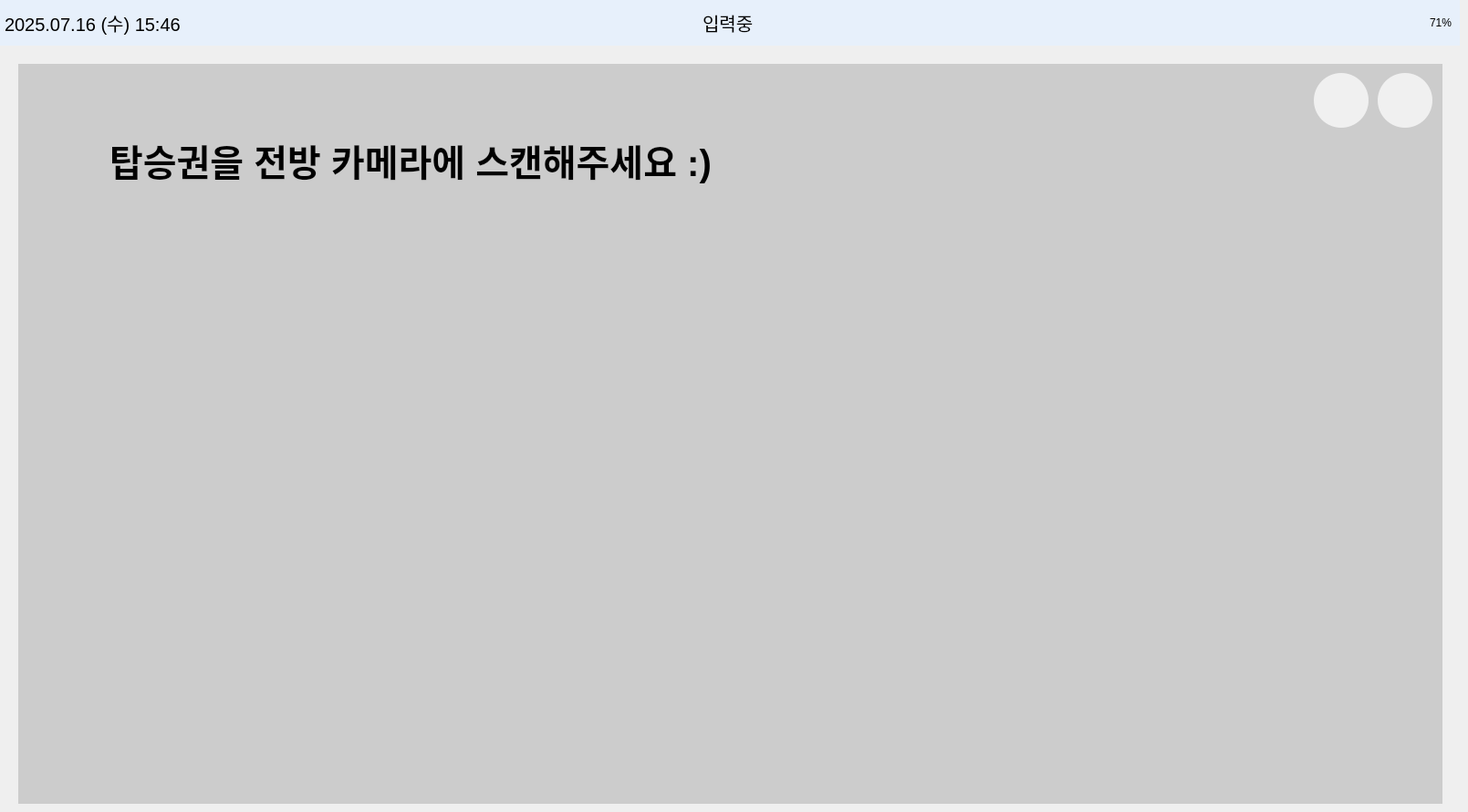
    <widget class="QWidget" name="page_scan">
     <widget class="QLabel" name="label_camera_area2">
      <property name="geometry">
       <rect>
        <x>20</x>
        <y>70</y>
        <width>1561</width>
        <height>811</height>
       </rect>
      </property>
      <property name="palette">
       <palette>
        <active>
         <colorrole role="Button">
          <brush brushstyle="SolidPattern">
           <color alpha="255">
            <red>204</red>
            <green>204</green>
            <blue>204</blue>
           </color>
          </brush>
         </colorrole>
         <colorrole role="Base">
          <brush brushstyle="SolidPattern">
           <color alpha="255">
            <red>204</red>
            <green>204</green>
            <blue>204</blue>
           </color>
          </brush>
         </colorrole>
         <colorrole role="Window">
          <brush brushstyle="SolidPattern">
           <color alpha="255">
            <red>204</red>
            <green>204</green>
            <blue>204</blue>
           </color>
          </brush>
         </colorrole>
        </active>
        <inactive>
         <colorrole role="Button">
          <brush brushstyle="SolidPattern">
           <color alpha="255">
            <red>204</red>
            <green>204</green>
            <blue>204</blue>
           </color>
          </brush>
         </colorrole>
         <colorrole role="Base">
          <brush brushstyle="SolidPattern">
           <color alpha="255">
            <red>204</red>
            <green>204</green>
            <blue>204</blue>
           </color>
          </brush>
         </colorrole>
         <colorrole role="Window">
          <brush brushstyle="SolidPattern">
           <color alpha="255">
            <red>204</red>
            <green>204</green>
            <blue>204</blue>
           </color>
          </brush>
         </colorrole>
        </inactive>
        <disabled>
         <colorrole role="Button">
          <brush brushstyle="SolidPattern">
           <color alpha="255">
            <red>204</red>
            <green>204</green>
            <blue>204</blue>
           </color>
          </brush>
         </colorrole>
         <colorrole role="Base">
          <brush brushstyle="SolidPattern">
           <color alpha="255">
            <red>204</red>
            <green>204</green>
            <blue>204</blue>
           </color>
          </brush>
         </colorrole>
         <colorrole role="Window">
          <brush brushstyle="SolidPattern">
           <color alpha="255">
            <red>204</red>
            <green>204</green>
            <blue>204</blue>
           </color>
          </brush>
         </colorrole>
        </disabled>
       </palette>
      </property>
      <property name="styleSheet">
       <string notr="true">background-color: #cccccc;</string>
      </property>
     </widget>
     <widget class="QFrame" name="topbar2">
      <property name="geometry">
       <rect>
        <x>0</x>
        <y>0</y>
        <width>1600</width>
        <height>50</height>
       </rect>
      </property>
      <property name="palette">
       <palette>
        <active>
         <colorrole role="WindowText">
          <brush brushstyle="SolidPattern">
           <color alpha="255">
            <red>0</red>
            <green>0</green>
            <blue>0</blue>
           </color>
          </brush>
         </colorrole>
         <colorrole role="Button">
          <brush brushstyle="SolidPattern">
           <color alpha="255">
            <red>231</red>
            <green>240</green>
            <blue>251</blue>
           </color>
          </brush>
         </colorrole>
         <colorrole role="Light">
          <brush brushstyle="SolidPattern">
           <color alpha="255">
            <red>255</red>
            <green>116</green>
            <blue>116</blue>
           </color>
          </brush>
         </colorrole>
         <colorrole role="Midlight">
          <brush brushstyle="SolidPattern">
           <color alpha="255">
            <red>247</red>
            <green>63</green>
            <blue>63</blue>
           </color>
          </brush>
         </colorrole>
         <colorrole role="Dark">
          <brush brushstyle="SolidPattern">
           <color alpha="255">
            <red>120</red>
            <green>6</green>
            <blue>6</blue>
           </color>
          </brush>
         </colorrole>
         <colorrole role="Mid">
          <brush brushstyle="SolidPattern">
           <color alpha="255">
            <red>160</red>
            <green>7</green>
            <blue>7</blue>
           </color>
          </brush>
         </colorrole>
         <colorrole role="Text">
          <brush brushstyle="SolidPattern">
           <color alpha="255">
            <red>0</red>
            <green>0</green>
            <blue>0</blue>
           </color>
          </brush>
         </colorrole>
         <colorrole role="BrightText">
          <brush brushstyle="SolidPattern">
           <color alpha="255">
            <red>255</red>
            <green>255</green>
            <blue>255</blue>
           </color>
          </brush>
         </colorrole>
         <colorrole role="ButtonText">
          <brush brushstyle="SolidPattern">
           <color alpha="255">
            <red>0</red>
            <green>0</green>
            <blue>0</blue>
           </color>
          </brush>
         </colorrole>
         <colorrole role="Base">
          <brush brushstyle="SolidPattern">
           <color alpha="255">
            <red>231</red>
            <green>240</green>
            <blue>251</blue>
           </color>
          </brush>
         </colorrole>
         <colorrole role="Window">
          <brush brushstyle="SolidPattern">
           <color alpha="255">
            <red>231</red>
            <green>240</green>
            <blue>251</blue>
           </color>
          </brush>
         </colorrole>
         <colorrole role="Shadow">
          <brush brushstyle="SolidPattern">
           <color alpha="255">
            <red>0</red>
            <green>0</green>
            <blue>0</blue>
           </color>
          </brush>
         </colorrole>
         <colorrole role="AlternateBase">
          <brush brushstyle="SolidPattern">
           <color alpha="255">
            <red>247</red>
            <green>133</green>
            <blue>133</blue>
           </color>
          </brush>
         </colorrole>
         <colorrole role="ToolTipBase">
          <brush brushstyle="SolidPattern">
           <color alpha="255">
            <red>255</red>
            <green>255</green>
            <blue>220</blue>
           </color>
          </brush>
         </colorrole>
         <colorrole role="ToolTipText">
          <brush brushstyle="SolidPattern">
           <color alpha="255">
            <red>0</red>
            <green>0</green>
            <blue>0</blue>
           </color>
          </brush>
         </colorrole>
         <colorrole role="PlaceholderText">
          <brush brushstyle="SolidPattern">
           <color alpha="128">
            <red>0</red>
            <green>0</green>
            <blue>0</blue>
           </color>
          </brush>
         </colorrole>
        </active>
        <inactive>
         <colorrole role="WindowText">
          <brush brushstyle="SolidPattern">
           <color alpha="255">
            <red>0</red>
            <green>0</green>
            <blue>0</blue>
           </color>
          </brush>
         </colorrole>
         <colorrole role="Button">
          <brush brushstyle="SolidPattern">
           <color alpha="255">
            <red>231</red>
            <green>240</green>
            <blue>251</blue>
           </color>
          </brush>
         </colorrole>
         <colorrole role="Light">
          <brush brushstyle="SolidPattern">
           <color alpha="255">
            <red>255</red>
            <green>116</green>
            <blue>116</blue>
           </color>
          </brush>
         </colorrole>
         <colorrole role="Midlight">
          <brush brushstyle="SolidPattern">
           <color alpha="255">
            <red>247</red>
            <green>63</green>
            <blue>63</blue>
           </color>
          </brush>
         </colorrole>
         <colorrole role="Dark">
          <brush brushstyle="SolidPattern">
           <color alpha="255">
            <red>120</red>
            <green>6</green>
            <blue>6</blue>
           </color>
          </brush>
         </colorrole>
         <colorrole role="Mid">
          <brush brushstyle="SolidPattern">
           <color alpha="255">
            <red>160</red>
            <green>7</green>
            <blue>7</blue>
           </color>
          </brush>
         </colorrole>
         <colorrole role="Text">
          <brush brushstyle="SolidPattern">
           <color alpha="255">
            <red>0</red>
            <green>0</green>
            <blue>0</blue>
           </color>
          </brush>
         </colorrole>
         <colorrole role="BrightText">
          <brush brushstyle="SolidPattern">
           <color alpha="255">
            <red>255</red>
            <green>255</green>
            <blue>255</blue>
           </color>
          </brush>
         </colorrole>
         <colorrole role="ButtonText">
          <brush brushstyle="SolidPattern">
           <color alpha="255">
            <red>0</red>
            <green>0</green>
            <blue>0</blue>
           </color>
          </brush>
         </colorrole>
         <colorrole role="Base">
          <brush brushstyle="SolidPattern">
           <color alpha="255">
            <red>231</red>
            <green>240</green>
            <blue>251</blue>
           </color>
          </brush>
         </colorrole>
         <colorrole role="Window">
          <brush brushstyle="SolidPattern">
           <color alpha="255">
            <red>231</red>
            <green>240</green>
            <blue>251</blue>
           </color>
          </brush>
         </colorrole>
         <colorrole role="Shadow">
          <brush brushstyle="SolidPattern">
           <color alpha="255">
            <red>0</red>
            <green>0</green>
            <blue>0</blue>
           </color>
          </brush>
         </colorrole>
         <colorrole role="AlternateBase">
          <brush brushstyle="SolidPattern">
           <color alpha="255">
            <red>247</red>
            <green>133</green>
            <blue>133</blue>
           </color>
          </brush>
         </colorrole>
         <colorrole role="ToolTipBase">
          <brush brushstyle="SolidPattern">
           <color alpha="255">
            <red>255</red>
            <green>255</green>
            <blue>220</blue>
           </color>
          </brush>
         </colorrole>
         <colorrole role="ToolTipText">
          <brush brushstyle="SolidPattern">
           <color alpha="255">
            <red>0</red>
            <green>0</green>
            <blue>0</blue>
           </color>
          </brush>
         </colorrole>
         <colorrole role="PlaceholderText">
          <brush brushstyle="SolidPattern">
           <color alpha="128">
            <red>0</red>
            <green>0</green>
            <blue>0</blue>
           </color>
          </brush>
         </colorrole>
        </inactive>
        <disabled>
         <colorrole role="WindowText">
          <brush brushstyle="SolidPattern">
           <color alpha="255">
            <red>120</red>
            <green>6</green>
            <blue>6</blue>
           </color>
          </brush>
         </colorrole>
         <colorrole role="Button">
          <brush brushstyle="SolidPattern">
           <color alpha="255">
            <red>231</red>
            <green>240</green>
            <blue>251</blue>
           </color>
          </brush>
         </colorrole>
         <colorrole role="Light">
          <brush brushstyle="SolidPattern">
           <color alpha="255">
            <red>255</red>
            <green>116</green>
            <blue>116</blue>
           </color>
          </brush>
         </colorrole>
         <colorrole role="Midlight">
          <brush brushstyle="SolidPattern">
           <color alpha="255">
            <red>247</red>
            <green>63</green>
            <blue>63</blue>
           </color>
          </brush>
         </colorrole>
         <colorrole role="Dark">
          <brush brushstyle="SolidPattern">
           <color alpha="255">
            <red>120</red>
            <green>6</green>
            <blue>6</blue>
           </color>
          </brush>
         </colorrole>
         <colorrole role="Mid">
          <brush brushstyle="SolidPattern">
           <color alpha="255">
            <red>160</red>
            <green>7</green>
            <blue>7</blue>
           </color>
          </brush>
         </colorrole>
         <colorrole role="Text">
          <brush brushstyle="SolidPattern">
           <color alpha="255">
            <red>120</red>
            <green>6</green>
            <blue>6</blue>
           </color>
          </brush>
         </colorrole>
         <colorrole role="BrightText">
          <brush brushstyle="SolidPattern">
           <color alpha="255">
            <red>255</red>
            <green>255</green>
            <blue>255</blue>
           </color>
          </brush>
         </colorrole>
         <colorrole role="ButtonText">
          <brush brushstyle="SolidPattern">
           <color alpha="255">
            <red>120</red>
            <green>6</green>
            <blue>6</blue>
           </color>
          </brush>
         </colorrole>
         <colorrole role="Base">
          <brush brushstyle="SolidPattern">
           <color alpha="255">
            <red>231</red>
            <green>240</green>
            <blue>251</blue>
           </color>
          </brush>
         </colorrole>
         <colorrole role="Window">
          <brush brushstyle="SolidPattern">
           <color alpha="255">
            <red>231</red>
            <green>240</green>
            <blue>251</blue>
           </color>
          </brush>
         </colorrole>
         <colorrole role="Shadow">
          <brush brushstyle="SolidPattern">
           <color alpha="255">
            <red>0</red>
            <green>0</green>
            <blue>0</blue>
           </color>
          </brush>
         </colorrole>
         <colorrole role="AlternateBase">
          <brush brushstyle="SolidPattern">
           <color alpha="255">
            <red>240</red>
            <green>11</green>
            <blue>11</blue>
           </color>
          </brush>
         </colorrole>
         <colorrole role="ToolTipBase">
          <brush brushstyle="SolidPattern">
           <color alpha="255">
            <red>255</red>
            <green>255</green>
            <blue>220</blue>
           </color>
          </brush>
         </colorrole>
         <colorrole role="ToolTipText">
          <brush brushstyle="SolidPattern">
           <color alpha="255">
            <red>0</red>
            <green>0</green>
            <blue>0</blue>
           </color>
          </brush>
         </colorrole>
         <colorrole role="PlaceholderText">
          <brush brushstyle="SolidPattern">
           <color alpha="128">
            <red>0</red>
            <green>0</green>
            <blue>0</blue>
           </color>
          </brush>
         </colorrole>
        </disabled>
       </palette>
      </property>
      <property name="styleSheet">
       <string>background-color: #e7f0fb;</string>
      </property>
      <widget class="QLabel" name="label_datetime2">
       <property name="geometry">
        <rect>
         <x>5</x>
         <y>0</y>
         <width>331</width>
         <height>50</height>
        </rect>
       </property>
       <property name="font">
        <font>
         <pointsize>15</pointsize>
        </font>
       </property>
       <property name="text">
        <string>2025.07.16 (수) 15:46</string>
       </property>
      </widget>
      <widget class="QLabel" name="label_battery2">
       <property name="geometry">
        <rect>
         <x>1470</x>
         <y>0</y>
         <width>121</width>
         <height>50</height>
        </rect>
       </property>
       <property name="text">
        <string>71%</string>
       </property>
       <property name="alignment">
        <set>Qt::AlignRight|Qt::AlignTrailing|Qt::AlignVCenter</set>
       </property>
      </widget>
      <widget class="QLabel" name="label_status2">
       <property name="geometry">
        <rect>
         <x>770</x>
         <y>0</y>
         <width>141</width>
         <height>50</height>
        </rect>
       </property>
       <property name="font">
        <font>
         <pointsize>15</pointsize>
         <weight>50</weight>
         <bold>false</bold>
        </font>
       </property>
       <property name="text">
        <string>입력중</string>
       </property>
      </widget>
      <widget class="QLabel" name="label_image2">
       <property name="geometry">
        <rect>
         <x>690</x>
         <y>0</y>
         <width>71</width>
         <height>50</height>
        </rect>
       </property>
       <property name="text">
        <string/>
       </property>
       <property name="pixmap">
        <pixmap>icon/입력중.png</pixmap>
       </property>
       <property name="scaledContents">
        <bool>true</bool>
       </property>
      </widget>
     </widget>
     <widget class="QLabel" name="label_scan_text2">
      <property name="geometry">
       <rect>
        <x>120</x>
        <y>110</y>
        <width>1021</width>
        <height>131</height>
       </rect>
      </property>
      <property name="font">
       <font>
        <pointsize>30</pointsize>
        <weight>75</weight>
        <bold>true</bold>
       </font>
      </property>
      <property name="styleSheet">
       <string notr="true">background-color: rgba(255, 255, 255, 0);</string>
      </property>
      <property name="text">
       <string>탑승권을 전방 카메라에 스캔해주세요 :)</string>
      </property>
      <property name="alignment">
       <set>Qt::AlignLeading|Qt::AlignLeft|Qt::AlignVCenter</set>
      </property>
     </widget>
     <widget class="QPushButton" name="btn_home2">
      <property name="geometry">
       <rect>
        <x>1440</x>
        <y>80</y>
        <width>60</width>
        <height>60</height>
       </rect>
      </property>
      <property name="palette">
       <palette>
        <active>
         <colorrole role="Button">
          <brush brushstyle="SolidPattern">
           <color alpha="255">
            <red>240</red>
            <green>240</green>
            <blue>240</blue>
           </color>
          </brush>
         </colorrole>
         <colorrole role="Base">
          <brush brushstyle="SolidPattern">
           <color alpha="255">
            <red>240</red>
            <green>240</green>
            <blue>240</blue>
           </color>
          </brush>
         </colorrole>
         <colorrole role="Window">
          <brush brushstyle="SolidPattern">
           <color alpha="255">
            <red>240</red>
            <green>240</green>
            <blue>240</blue>
           </color>
          </brush>
         </colorrole>
        </active>
        <inactive>
         <colorrole role="Button">
          <brush brushstyle="SolidPattern">
           <color alpha="255">
            <red>240</red>
            <green>240</green>
            <blue>240</blue>
           </color>
          </brush>
         </colorrole>
         <colorrole role="Base">
          <brush brushstyle="SolidPattern">
           <color alpha="255">
            <red>240</red>
            <green>240</green>
            <blue>240</blue>
           </color>
          </brush>
         </colorrole>
         <colorrole role="Window">
          <brush brushstyle="SolidPattern">
           <color alpha="255">
            <red>240</red>
            <green>240</green>
            <blue>240</blue>
           </color>
          </brush>
         </colorrole>
        </inactive>
        <disabled>
         <colorrole role="Button">
          <brush brushstyle="SolidPattern">
           <color alpha="255">
            <red>240</red>
            <green>240</green>
            <blue>240</blue>
           </color>
          </brush>
         </colorrole>
         <colorrole role="Base">
          <brush brushstyle="SolidPattern">
           <color alpha="255">
            <red>240</red>
            <green>240</green>
            <blue>240</blue>
           </color>
          </brush>
         </colorrole>
         <colorrole role="Window">
          <brush brushstyle="SolidPattern">
           <color alpha="255">
            <red>240</red>
            <green>240</green>
            <blue>240</blue>
           </color>
          </brush>
         </colorrole>
        </disabled>
       </palette>
      </property>
      <property name="styleSheet">
       <string notr="true">QPushButton {
    border: none;
    border-radius: 30px;
    background-color: #F0F0F0;
}</string>
      </property>
      <property name="text">
       <string/>
      </property>
      <property name="icon">
       <iconset>
        <normaloff>icon/home.png</normaloff>icon/home.png</iconset>
      </property>
      <property name="iconSize">
       <size>
        <width>40</width>
        <height>40</height>
       </size>
      </property>
     </widget>
     <widget class="QPushButton" name="btn_back2">
      <property name="geometry">
       <rect>
        <x>1510</x>
        <y>80</y>
        <width>60</width>
        <height>60</height>
       </rect>
      </property>
      <property name="palette">
       <palette>
        <active>
         <colorrole role="Button">
          <brush brushstyle="SolidPattern">
           <color alpha="255">
            <red>240</red>
            <green>240</green>
            <blue>240</blue>
           </color>
          </brush>
         </colorrole>
         <colorrole role="Base">
          <brush brushstyle="SolidPattern">
           <color alpha="255">
            <red>240</red>
            <green>240</green>
            <blue>240</blue>
           </color>
          </brush>
         </colorrole>
         <colorrole role="Window">
          <brush brushstyle="SolidPattern">
           <color alpha="255">
            <red>240</red>
            <green>240</green>
            <blue>240</blue>
           </color>
          </brush>
         </colorrole>
        </active>
        <inactive>
         <colorrole role="Button">
          <brush brushstyle="SolidPattern">
           <color alpha="255">
            <red>240</red>
            <green>240</green>
            <blue>240</blue>
           </color>
          </brush>
         </colorrole>
         <colorrole role="Base">
          <brush brushstyle="SolidPattern">
           <color alpha="255">
            <red>240</red>
            <green>240</green>
            <blue>240</blue>
           </color>
          </brush>
         </colorrole>
         <colorrole role="Window">
          <brush brushstyle="SolidPattern">
           <color alpha="255">
            <red>240</red>
            <green>240</green>
            <blue>240</blue>
           </color>
          </brush>
         </colorrole>
        </inactive>
        <disabled>
         <colorrole role="Button">
          <brush brushstyle="SolidPattern">
           <color alpha="255">
            <red>240</red>
            <green>240</green>
            <blue>240</blue>
           </color>
          </brush>
         </colorrole>
         <colorrole role="Base">
          <brush brushstyle="SolidPattern">
           <color alpha="255">
            <red>240</red>
            <green>240</green>
            <blue>240</blue>
           </color>
          </brush>
         </colorrole>
         <colorrole role="Window">
          <brush brushstyle="SolidPattern">
           <color alpha="255">
            <red>240</red>
            <green>240</green>
            <blue>240</blue>
           </color>
          </brush>
         </colorrole>
        </disabled>
       </palette>
      </property>
      <property name="styleSheet">
       <string notr="true">QPushButton {
    border: none;
    border-radius: 30px;
    background-color: #F0F0F0;
}</string>
      </property>
      <property name="text">
       <string/>
      </property>
      <property name="icon">
       <iconset>
        <normaloff>icon/back.png</normaloff>icon/back.png</iconset>
      </property>
      <property name="iconSize">
       <size>
        <width>40</width>
        <height>40</height>
       </size>
      </property>
     </widget>
    </widget>
